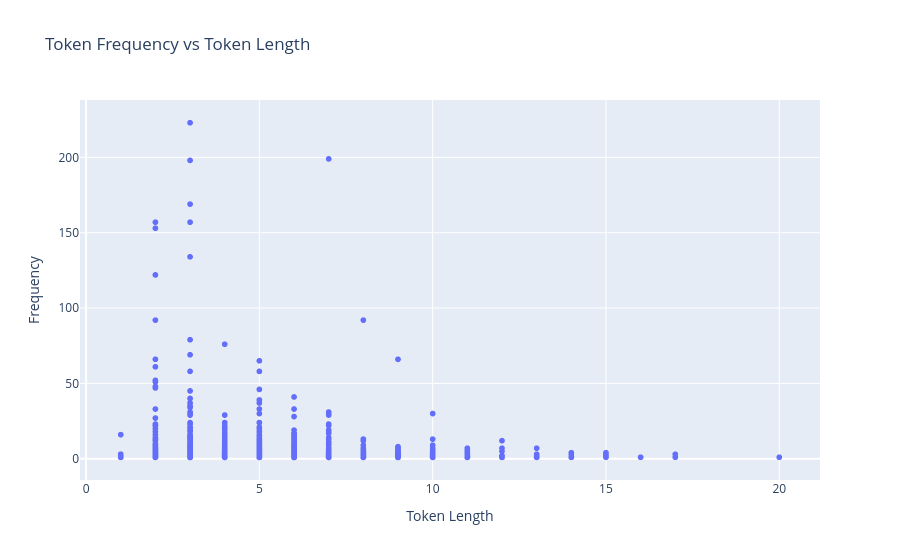

Source (notebook cell):
### Markdown cell above
**Interpretation:** The box plot highlights token length outliers that may need tokenization review.

### Code cell
fig = px.scatter(token_freq_df, x="length", y="frequency", hover_data=["word"], title="Token Frequency vs Token Length", labels={"length": "Token Length", "frequency": "Frequency"})
fig.show()

### Figure 1 — Plotly figure (JSON) as saved in the notebook; plotly's stock layout.template omitted (floating-point values rounded to 4 significant figures; data arrays with more than 128 entries replaced by an {"elided": "..."} marker saying what was removed)
{"data": [{"customdata": {"elided": "2086x1 str values"}, "hovertemplate": "Token Length=%{x}<br>Frequency=%{y}<br>word=%{customdata[0]}<extra></extra>", "legendgroup": "", "marker": {"color": "#636efa", "symbol": "circle"}, "mode": "markers", "name": "", "showlegend": false, "type": "scattergl", "x": {"elided": "2086 int values"}, "xaxis": "x", "y": {"elided": "2086 int values"}, "yaxis": "y"}], "layout": {"legend": {"tracegroupgap": 0}, "title": {"text": "Token Frequency vs Token Length"}, "xaxis": {"anchor": "y", "domain": [0, 1], "title": {"text": "Token Length"}}, "yaxis": {"anchor": "x", "domain": [0, 1], "title": {"text": "Frequency"}}}}
